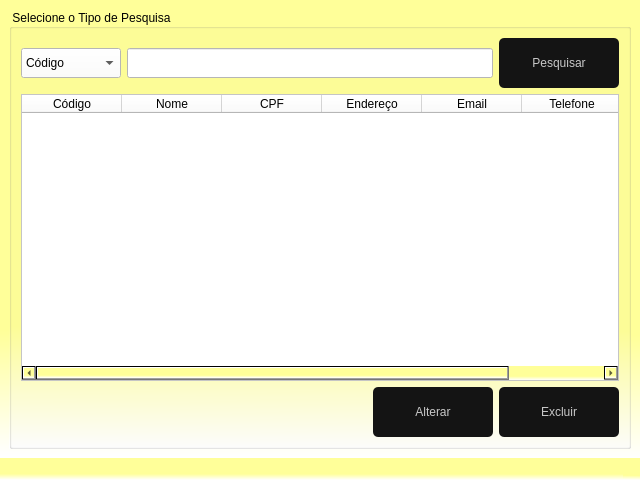
<?xml version="1.0" encoding="UTF-8"?>
<ui version="4.0">
 <class>frmPesqCliente</class>
 <widget class="QMainWindow" name="frmPesqCliente">
  <property name="geometry">
   <rect>
    <x>0</x>
    <y>0</y>
    <width>640</width>
    <height>480</height>
   </rect>
  </property>
  <property name="minimumSize">
   <size>
    <width>640</width>
    <height>480</height>
   </size>
  </property>
  <property name="windowTitle">
   <string>Lista de Cliente</string>
  </property>
  <property name="windowIcon">
   <iconset>
    <normaloff>../../Imagens/Lista_cliente_preto.png</normaloff>../../Imagens/Lista_cliente_preto.png</iconset>
  </property>
  <property name="styleSheet">
   <string notr="true">background-color: qlineargradient(spread:pad, x1:0.508, y1:0.727, x2:0.505, y2:1, stop:0 rgba(255, 255, 153, 255), stop:1 rgba(255, 255, 255, 255))</string>
  </property>
  <widget class="QWidget" name="centralwidget">
   <layout class="QGridLayout" name="gridLayout_2">
    <item row="0" column="0">
     <widget class="QGroupBox" name="groupBox">
      <property name="styleSheet">
       <string notr="true">font: 87 10pt &quot;Arial&quot;; background-color: qlineargradient(spread:pad, x1:0.508, y1:0.727, x2:0.505, y2:1, stop:0 rgba(255, 255, 153, 255), stop:1 rgba(255, 255, 255, 255))</string>
      </property>
      <property name="title">
       <string>Selecione o Tipo de Pesquisa</string>
      </property>
      <layout class="QGridLayout" name="gridLayout">
       <item row="0" column="0">
        <widget class="QComboBox" name="cbPesquisa">
         <property name="minimumSize">
          <size>
           <width>100</width>
           <height>30</height>
          </size>
         </property>
         <property name="styleSheet">
          <string notr="true">font: 87 10pt &quot;Arial&quot;;
background-color: rgb(255, 255, 255);
</string>
         </property>
         <item>
          <property name="text">
           <string>Código</string>
          </property>
         </item>
         <item>
          <property name="text">
           <string>Nome</string>
          </property>
         </item>
         <item>
          <property name="text">
           <string>CPF</string>
          </property>
         </item>
        </widget>
       </item>
       <item row="0" column="1">
        <widget class="QLineEdit" name="edtPesquisa">
         <property name="minimumSize">
          <size>
           <width>0</width>
           <height>30</height>
          </size>
         </property>
         <property name="styleSheet">
          <string notr="true">background-color: rgb(255, 255, 255);</string>
         </property>
        </widget>
       </item>
       <item row="0" column="2">
        <widget class="QPushButton" name="btnPesquisa">
         <property name="minimumSize">
          <size>
           <width>120</width>
           <height>50</height>
          </size>
         </property>
         <property name="maximumSize">
          <size>
           <width>120</width>
           <height>50</height>
          </size>
         </property>
         <property name="cursor">
          <cursorShape>PointingHandCursor</cursorShape>
         </property>
         <property name="styleSheet">
          <string notr="true">QPushButton{
border-radius: 5px;
background-color: rgb(20,20,20);
color:rgb(200,200,200);
font: 87 12pt &quot;Arial&quot;;
}

QPushButton:hover{ 
background-color:rgb(0, 0, 0);
color: rbg(200,200,200)
}

QPushButton:pressed{
background-color:rgb(0,0,30);
color:rbg(200,200,200)
}

</string>
         </property>
         <property name="text">
          <string>Pesquisar</string>
         </property>
         <property name="icon">
          <iconset>
           <normaloff>../../Imagens/Pesquisar.png</normaloff>../../Imagens/Pesquisar.png</iconset>
         </property>
         <property name="iconSize">
          <size>
           <width>30</width>
           <height>30</height>
          </size>
         </property>
        </widget>
       </item>
       <item row="1" column="0" colspan="3">
        <widget class="QTableWidget" name="gridCliente">
         <property name="styleSheet">
          <string notr="true">font: 87 10pt &quot;Arial&quot;;
background-color: rgb(255, 255, 255);</string>
         </property>
         <column>
          <property name="text">
           <string>Código</string>
          </property>
          <property name="textAlignment">
           <set>AlignCenter</set>
          </property>
         </column>
         <column>
          <property name="text">
           <string>Nome</string>
          </property>
          <property name="textAlignment">
           <set>AlignCenter</set>
          </property>
         </column>
         <column>
          <property name="text">
           <string>CPF</string>
          </property>
          <property name="textAlignment">
           <set>AlignCenter</set>
          </property>
         </column>
         <column>
          <property name="text">
           <string>Endereço</string>
          </property>
          <property name="textAlignment">
           <set>AlignCenter</set>
          </property>
         </column>
         <column>
          <property name="text">
           <string>Email</string>
          </property>
          <property name="textAlignment">
           <set>AlignCenter</set>
          </property>
         </column>
         <column>
          <property name="text">
           <string>Telefone</string>
          </property>
          <property name="textAlignment">
           <set>AlignCenter</set>
          </property>
         </column>
        </widget>
       </item>
       <item row="2" column="1" alignment="Qt::AlignRight">
        <widget class="QPushButton" name="btnAlterar">
         <property name="minimumSize">
          <size>
           <width>120</width>
           <height>50</height>
          </size>
         </property>
         <property name="maximumSize">
          <size>
           <width>120</width>
           <height>50</height>
          </size>
         </property>
         <property name="styleSheet">
          <string notr="true">QPushButton{
border-radius: 5px;
background-color: rgb(20,20,20);
color:rgb(200,200,200);
font: 87 12pt &quot;Arial&quot;;
}

QPushButton:hover{ 
background-color:rgb(0, 0, 0);
color: rbg(200,200,200)
}

QPushButton:pressed{
background-color:rgb(0,0,30);
color:rbg(200,200,200)
}

</string>
         </property>
         <property name="text">
          <string>Alterar</string>
         </property>
         <property name="icon">
          <iconset>
           <normaloff>../../Imagens/Alterar.png</normaloff>../../Imagens/Alterar.png</iconset>
         </property>
         <property name="iconSize">
          <size>
           <width>35</width>
           <height>35</height>
          </size>
         </property>
        </widget>
       </item>
       <item row="2" column="2" alignment="Qt::AlignRight">
        <widget class="QPushButton" name="btnExcluir">
         <property name="minimumSize">
          <size>
           <width>120</width>
           <height>50</height>
          </size>
         </property>
         <property name="maximumSize">
          <size>
           <width>120</width>
           <height>50</height>
          </size>
         </property>
         <property name="styleSheet">
          <string notr="true">QPushButton{
border-radius: 5px;
background-color: rgb(20,20,20);
color:rgb(200,200,200);
font: 87 12pt &quot;Arial&quot;;
}

QPushButton:hover{ 
background-color:rgb(0, 0, 0);
color: rbg(200,200,200)
}

QPushButton:pressed{
background-color:rgb(0,0,30);
color:rbg(200,200,200)
}

</string>
         </property>
         <property name="text">
          <string>Excluir</string>
         </property>
         <property name="icon">
          <iconset>
           <normaloff>../../Imagens/lixeira.png</normaloff>../../Imagens/lixeira.png</iconset>
         </property>
         <property name="iconSize">
          <size>
           <width>30</width>
           <height>30</height>
          </size>
         </property>
        </widget>
       </item>
      </layout>
     </widget>
    </item>
   </layout>
  </widget>
  <widget class="QStatusBar" name="statusbar"/>
 </widget>
 <resources/>
 <connections/>
</ui>
